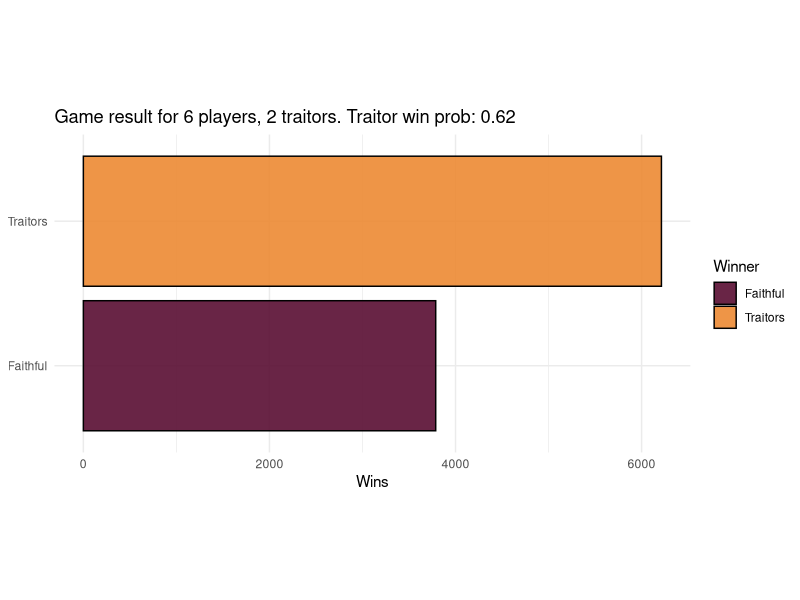
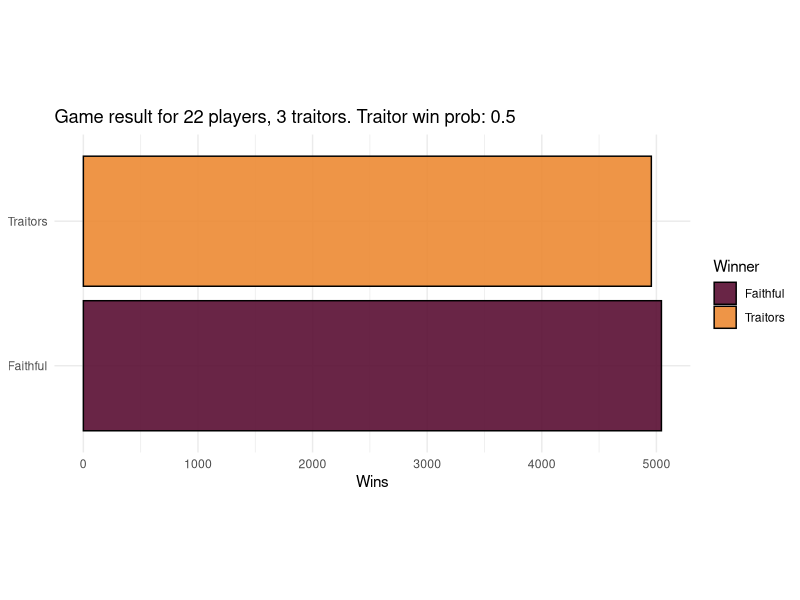
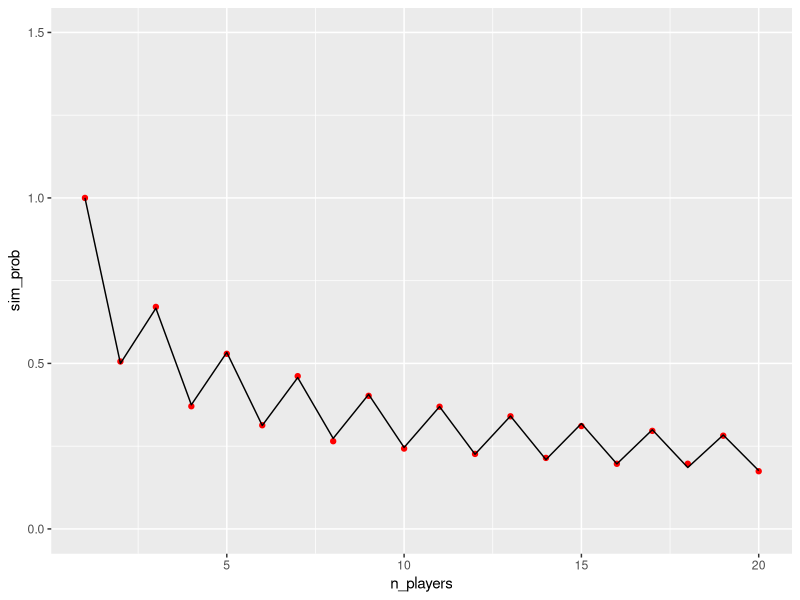
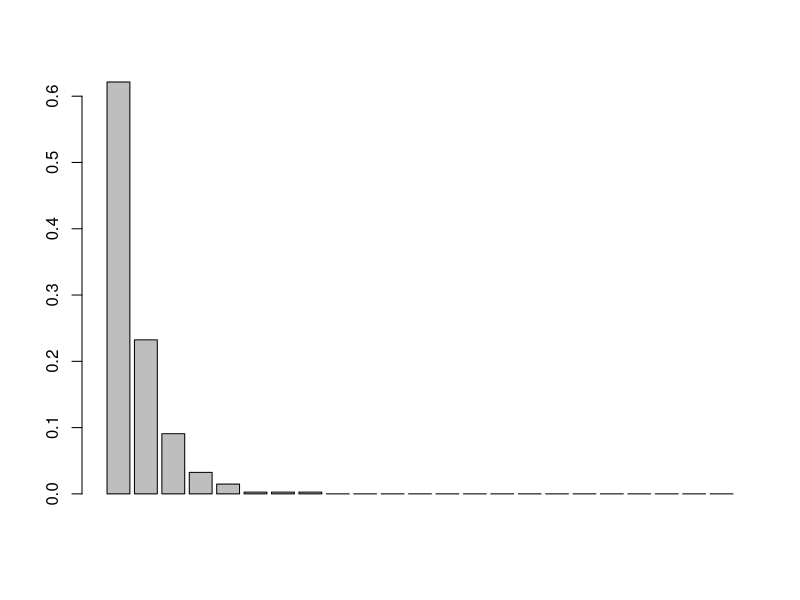
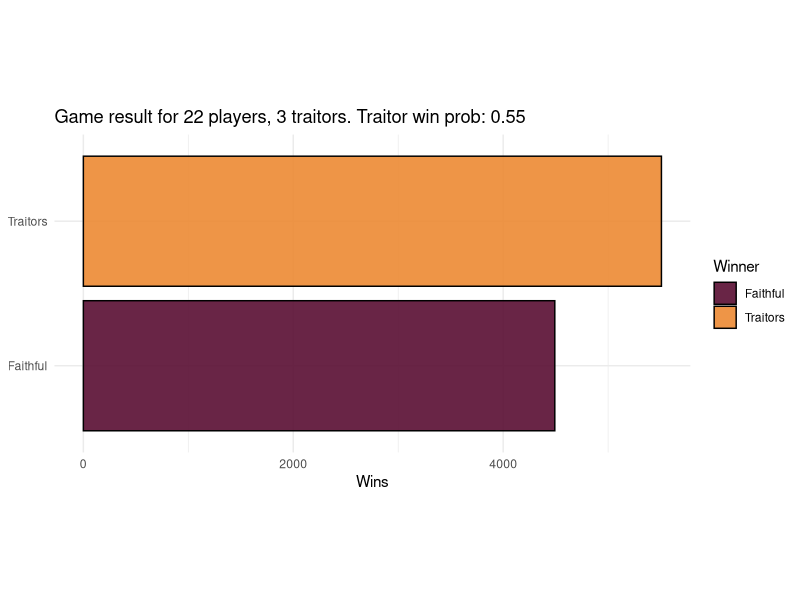
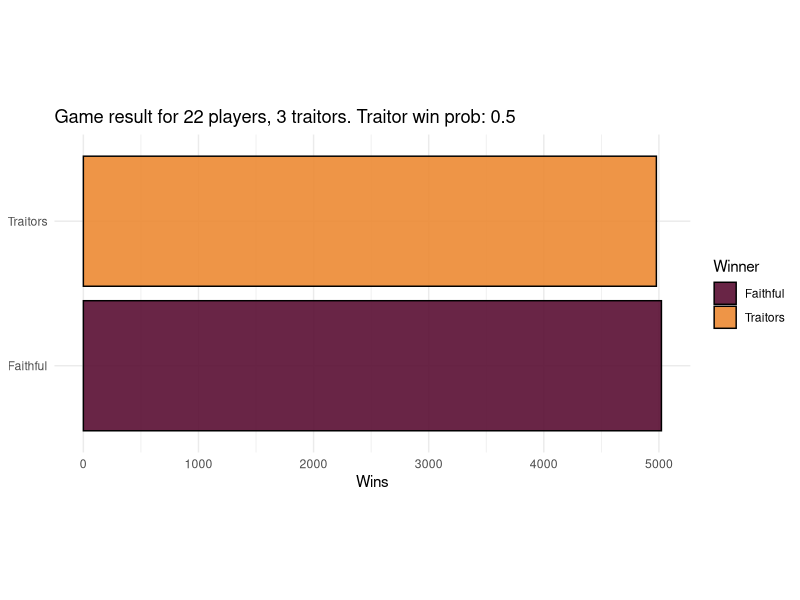
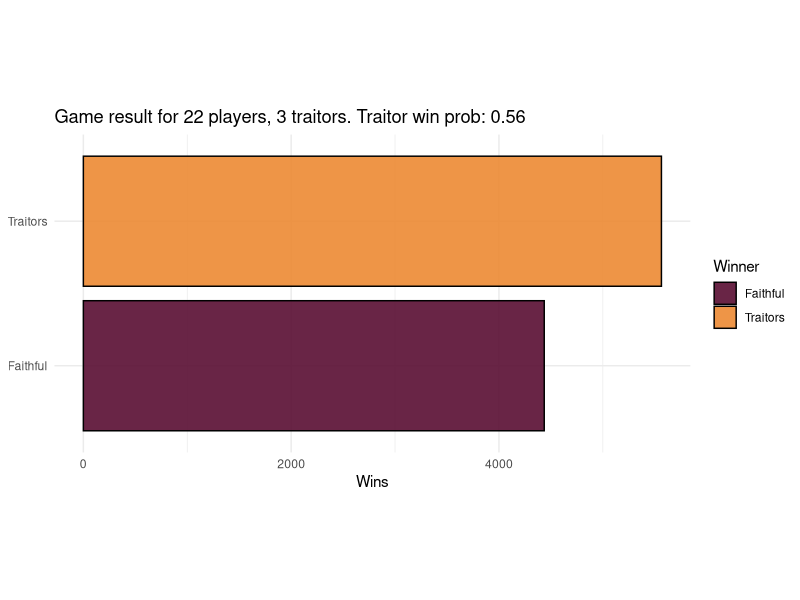
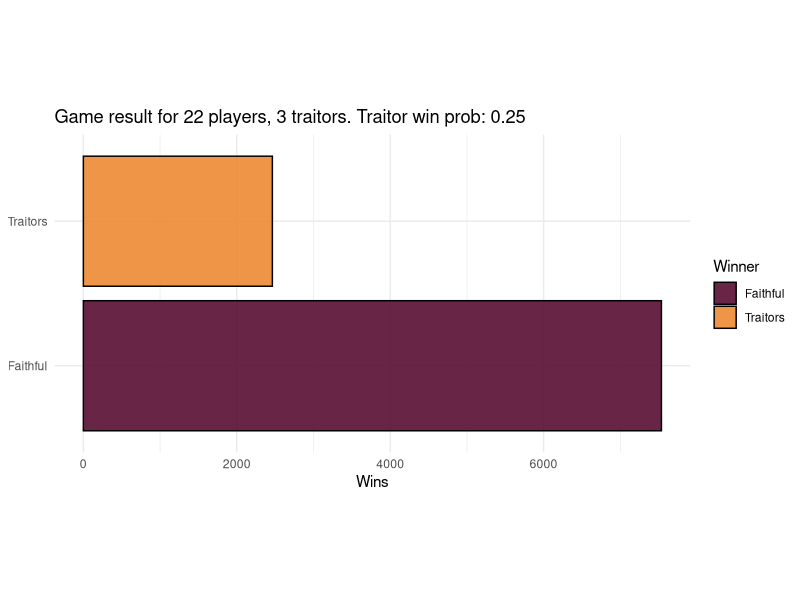

Write R code to recreate these figures, in order. (Note: a time limit stopped this script after it produced the figures.)
## ---- chunk 1
#| label: deps
#| code-fold: true
#| warning: false

#  Plumbing and other irrelevant code is behind the folds.
library(knitr)
library(tidyverse)

set.seed(42) # trad

orange <- rgb(236 / 255, 137 / 255, 51 / 255)
mauve <- rgb(89 / 255, 14 / 255, 50 / 255)
## ---- chunk 2
#| label: game-setup

game <- function(
    n_players = 6,
    n_traitors = 2,
    traitor_strategy = random_traitors,
    faithful_strategy = random_faithful) {

  while (TRUE) {

    # There's an implicit player index:
    #  c(traitor, traitor, faithful, faithful, ..., faithful)

    # Traitors are always the leading elements in the index, so we can select them with an index range.

    # End-game condition
    if (n_traitors == 0 || n_players - n_traitors < n_traitors) {
      break
    }

    #############
    # DAY PHASE #
    #############

    # Traitors and faithfuls update the votes array according to their strategies
    
    votes <- rep(0, n_players)

    if (n_players - n_traitors == 1) {
      # special case for 2 players 1 traitor
      # coded here to avoid having to handle it repeatedly
      votes[1:n_traitors] <- n_players
    } else {
      votes[1:n_traitors] <- traitor_strategy(n_players, n_traitors)
    }
    votes[(n_traitors + 1):n_players] <- faithful_strategy(n_players, n_traitors)

    # Claudia counts the votes
    banished <- which.max(tabulate(votes))

    n_players <- n_players - 1 # BANISHMENT!

    # If it was a traitor who was banished, decrement
    if (banished <= n_traitors) {
      n_traitors <- n_traitors - 1
    }

    # Check if the game is done yet
    if (n_traitors == 0 || n_players - n_traitors < n_traitors) {
      break
    }

    ###############
    # NIGHT PHASE #
    ###############
    n_players <- n_players - 1 # MURDER!
  }

  list(n_players_remaining = n_players, n_traitors_remaining = n_traitors)
}

random_faithful <- function(n_players, n_traitors) {
  # vote for a single random player
  target <- sample(1:n_players, size = 1)
  rep(target, n_players - n_traitors)
}

random_traitors <- function(n_players, n_traitors) {
  # vote a single random faithful
  target <- sample((n_traitors + 1):n_players, size = 1)
  rep(target, n_traitors)
}

# Simulate one random game
game()
## ---- chunk 3
#| label: fig-simulate-games

sim_games <- function(..., .game = game, .n_games = 10000) {
  1:.n_games |>
    map(\(x) .game(...), .progress = TRUE) |>
    bind_rows() |>
    mutate(
      traitors_win = n_traitors_remaining > 0,
      winner = ifelse(n_traitors_remaining > 0, "Traitors", "Faithful")
    )
}

plot_game_results <- function(results, n_players, n_traitors) {
  traitor_win_prob <- mean(results$traitors_win)

  ggplot(
    results |>
      group_by(winner) |>
      count()
  ) +
    aes(y = winner, x = n, fill = winner, label = winner) +
    geom_bar(stat = "identity", colour = "black", orientation = "y", alpha = 0.9) +
    scale_fill_manual(values = c(mauve, orange)) +
    labs(
      title = sprintf(
        "Game result for %s players, %s traitors. Traitor win prob: %s",
        n_players,
        n_traitors,
        round(traitor_win_prob, digits = 2)
      ),
      x = "Wins",
      y = NULL,
      fill = "Winner"
    ) +
    theme_minimal() +
    theme(aspect.ratio = 0.5)
}

results <- sim_games(6, 2)
plot_game_results(results, 6, 2)
## ---- chunk 4
#| label: fig-simulate-show-numbers

results <- sim_games(22, 3)
plot_game_results(results, 22, 3)
## ---- chunk 5
#| label: fig-sim-comparison
#| fig-cap: Comparison of simulated (points) to calculated (line) win probabilities.
#| code-fold: true

migdal <- function(n) {
  if (n == 1) {
    1
  } else {
    if (n %% 2 == 0) {
      prod(seq(1, n - 1, 2)) / prod(seq(2, n, 2))
    } else {
      prod(seq(2, n - 1, 2)) / prod(seq(1, n, 2))
    }
  }
}

sim_probs <- 1:20 |>
  map(\(n) mean(sim_games(n, 1)$traitors_win), .progress = TRUE) |>
  as.double()

migdal_probs <- 1:20 |>
  map(migdal) |>
  as.double()

ggplot(tibble(n_players = 1:20, sim_prob = sim_probs)) +
  aes(x = n_players, y = sim_prob) +
  geom_point(colour = "red") +
  geom_line(data = tibble(n_players = 1:20, migdal_prob = migdal_probs), mapping = aes(y = migdal_prob)) +
  scale_y_continuous(limits = c(0, 1.5))
## ---- chunk 6
#| label: real-votes
#| code-fold: true

# Some fixes were required: in Aus two players abstained from a vote, and one quit.
# I converted these into pseudo-votes for an imaginary player.

votes <- list(
  # Aus 1
  list(
    c(20, 2, 1),
    c(16, 2, 1, 1, 1),
    c(4, 4, 3, 3, 2, 1, 1, 1),
    c(11, 5, 2),
    c(7, 6, 2, 1),
    c(7, 5, 1, 1),
    c(9, 3, 1),
    c(9, 1, 1),
    c(8, 2),
    c(4, 1, 1, 1, 1),
    c(5, 1, 1),
    c(4, 1),
    c(3, 1),
    c(2, 1)
  ),

  # UK 1
  list(
    c(11, 8),
    c(8, 6, 3),
    c(11, 4),
    c(9, 4),
    c(7, 3, 1),
    c(7, 1, 1),
    c(6, 2),
    c(4, 2),
    c(3, 2),
    c(1, 3),
    c(3, 0)
  ),

  # UK 2
  list(
    c(17, 1, 1),
    c(10, 6, 1),
    c(7, 6, 2, 1),
    c(7, 4, 1, 1, 1),
    c(6, 5, 2, 1),
    c(7, 3, 2, 1),
    c(6, 2, 2),
    c(4, 2, 1, 1),
    c(4, 2),
    c(4, 1),
    c(2, 2),
    c(3, 1),
    c(3, 0)
  ),

  # US
  list(
    c(15, 2, 2, 1, 1),
    c(4, 4, 4, 3, 1, 1, 1, 1),
    c(7, 6, 3),
    c(14, 1, 1, 1, 1),
    c(12, 2, 1, 1),
    c(7, 3, 2, 1, 1),
    c(9, 2, 1),
    c(7, 4),
    c(6, 2, 1),
    c(6, 1, 1),
    c(4, 1, 1),
    c(4, 1),
    c(4, 0),
    c(3, 1),
    c(1, 2),
    c(2, 1)
  )
)

pad <- function(v, new_length, value) {
  v2 <- rep(value, new_length)
  v2[1:length(v)] <- v
  v2
}

votes_df <- tibble(v = flatten(votes)) |>
  rowwise() |>
  filter(sum(v) > 5) |> # ignore the finals, which are a little different
  mutate(
    n_players = sum(v),
    v = list(pad(v, n_players, 0)), # pad 0s for with each player that didn't receive a vote
  )
## ---- chunk 7
#| label: tbl-unnecessary-chisq
#| tbl-cap: Completely unnecessary $\chi^2$ goodness-of-fit tests.

votes_df |>
  mutate(p.value = chisq.test(v, simulate.p.value = TRUE)["p.value"]) |>
  unnest(p.value) |>
  head(5) |>  # the whole table is not that interesting
  kable(digits = 5)
## ---- chunk 8
#| label: fig-est-multinomial
#| fig-cap: Mean of normalised vote counts across each round.
n_rounds <- nrow(votes_df)
n_players <- max(votes_df$n_players)

mat <- matrix(0, nrow = n_rounds, ncol = n_players)

for (i in 1:n_rounds) {
  v <- votes_df$v[[i]]
  mat[i, 1:length(v)] <- v / sum(v)
}

vote_prob <- colSums(mat) / nrow(mat)

barplot(vote_prob)
## ---- chunk 9
#| label: fig-herding-strat

random_herd <- function(n_players, n_traitors) {
  shuffled <- sample(n_players, n_players)
  sample(shuffled, size = n_players - n_traitors, replace = TRUE, prob = vote_prob[1:n_players])
}

results <- sim_games(n_players = 22, n_traitors = 3, traitor_strategy = random_traitors, faithful_strategy = random_herd)
plot_game_results(results, 22, 3)
## ---- chunk 10
#| label: game2
game2 <- function(
    n_players = 22,
    n_traitors = 3,
    traitors_influence = no_influence,
    faithfuls_influence = no_influence,
    traitors_strategy = random_traitors2,
    faithfuls_strategy = random_faithful2) {
  while (TRUE) {

    if (n_traitors == 0 || n_players - n_traitors < n_traitors) {
      break
    }

    #############
    # DAY PHASE #
    #############

    # This is the new bit:
    # traitors and faithfuls influence suspicion
    suspicions <- rep(1, n_players) |>
      faithfuls_influence(n_traitors) |>
      traitors_influence(n_traitors)
    suspicions <- suspicions / sum(suspicions)  # normalise

    # Voting is as-before
    votes <- rep(0, n_players)

    if (n_players - n_traitors == 1) {
      votes[1:n_traitors] <- n_players
    } else {
      votes[1:n_traitors] <- traitors_strategy(suspicions, n_players, n_traitors)
    }
    votes[(n_traitors + 1):n_players] <- faithfuls_strategy(suspicions, n_players, n_traitors)

    banished <- which.max(tabulate(votes))

    n_players <- n_players - 1 # BANISHMENT!
    if (banished <= n_traitors) {
      n_traitors <- n_traitors - 1
    }

    if (n_traitors == 0 || n_players - n_traitors < n_traitors) {
      break
    }

    ###############
    # NIGHT PHASE #
    ###############
    n_players <- n_players - 1 # MURDER!
  }

  list(n_players_remaining = n_players, n_traitors_remaining = n_traitors)
}

random_faithful2 <- function(suspicions, n_players, n_traitors) {
  # vote for a single random player
  target <- sample(1:n_players, size = 1)
  rep(target, n_players - n_traitors)
}

random_traitors2 <- function(suspicions, n_players, n_traitors) {
  # as before: vote a single random faithful
  target <- sample((n_traitors + 1):n_players, size = 1)
  rep(target, n_traitors)
}

no_influence <- function(suspicions, n_traitors) suspicions
## ---- chunk 11
#| label: fig-game2-balanced
results <- sim_games(.game = game2)
plot_game_results(results, 22, 3)
## ---- chunk 12
#| label: fig-game2-random-herd
random_herd2 <- function(suspicion, n_players, n_traitors) {
  shuffled <- sample(n_players, n_players)
  sample(shuffled, size = n_players - n_traitors, replace = TRUE, prob = vote_prob[1:n_players])
}

results <- sim_games(faithfuls_strategy = random_herd2, .game = game2)
plot_game_results(results, 22, 3)
## ---- chunk 13
#| label: suspicion-fn
increased_suspicion <- function(suspicion_factor) {
  function(suspicions, n_traitors) {
    suspicions[1:n_traitors] <- suspicion_factor
    suspicions
  }
}

# e.g. increased_suspicion(2) returns a function that updates the traitors' suspicion values to 2
## ---- chunk 14
#| label: suspicious-herd

suspicious_herd <- function(suspicions, n_players, n_traitors) {
  shuffled <- sample(n_players, size = n_players, prob = suspicions)
  sample(shuffled, size = n_players - n_traitors, replace = TRUE, prob = vote_prob[1:n_players])
}
## ---- chunk 15
#| label: fig-suspicious-herd-results
results <- sim_games(faithfuls_influence = increased_suspicion(2), faithfuls_strategy = suspicious_herd, .game = game2)
plot_game_results(results, 22, 3)
## ---- chunk 16
#| label: fig-suspicion-plot
#| fig-cap: Traitor win probability as a function of suspicion.
suspicions <- c(0.5, 1.0, 1.2, 1.5, 2.0, 5.0, 10.0)
s_df <- suspicions |>
  map(
    \(s)
    sim_games(
      n_players = 22,
      n_traitors = 3,
      faithfuls_influence = increased_suspicion(s),
      faithfuls_strategy = suspicious_herd,
      .game = game2
    ) |>
      mutate(suspicion = s),
    .progress = TRUE
  ) |>
  bind_rows() |>
  group_by(suspicion) |>
  summarise(traitor_win_prob = mean(traitors_win))

ggplot(s_df) +
  aes(x = suspicion, y = traitor_win_prob) +
  geom_area(fill = orange, colour = "black") +
  scale_x_continuous(breaks = seq(0, 10, 1)) +
  scale_y_continuous(limits = c(0, 1)) +
  labs(
    x = "Suspicion relative to faithful",
    y = "Traitors win probability"
  ) +
  theme_minimal()
## ---- chunk 17
#| label: fig-sow-suspicion
sow_suspicion <- function(suspicion_factor) {
  function(suspicions, n_traitors) {
    suspicions[n_traitors + 1] <- suspicion_factor
    suspicions
  }
}

results <- sim_games(
  traitors_influence = sow_suspicion(2),
  faithfuls_influence = increased_suspicion(2),
  faithfuls_strategy = suspicious_herd,
  .game = game2
)
plot_game_results(results, 22, 3)
## ---- chunk 18
#| label: fig-uk-season-3
results <- sim_games(
  n_players = 7,
  n_traitors = 2,
  traitors_influence = sow_suspicion(2),
  faithfuls_influence = increased_suspicion(2),
  faithfuls_strategy = suspicious_herd,
  .game = game2
)
plot_game_results(results, 7, 2)
## ---- chunk 19
#| label: fig-uk-season-3-with-recruitment
results <- sim_games(
  n_players = 8,
  n_traitors = 3,
  traitors_influence = sow_suspicion(2),
  faithfuls_influence = increased_suspicion(2),
  faithfuls_strategy = suspicious_herd,
  .game = game2
)
plot_game_results(results, 8, 3)
